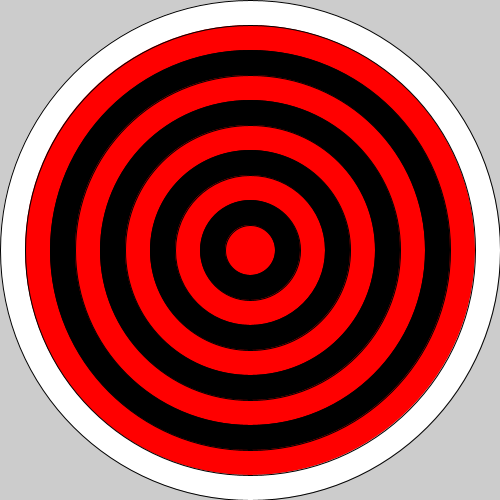
Frame 1 (no input)
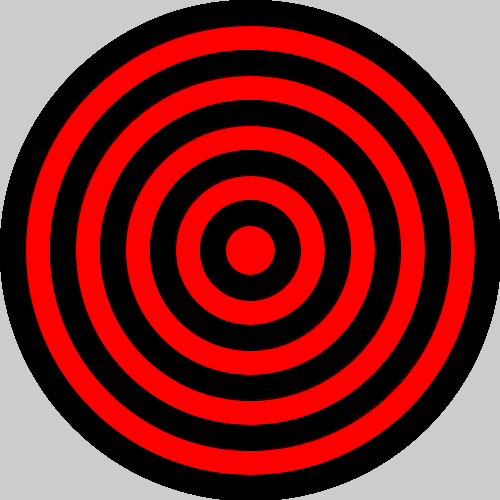
Frame 60 (the mouse pressed at the canvas centre just before this capture)
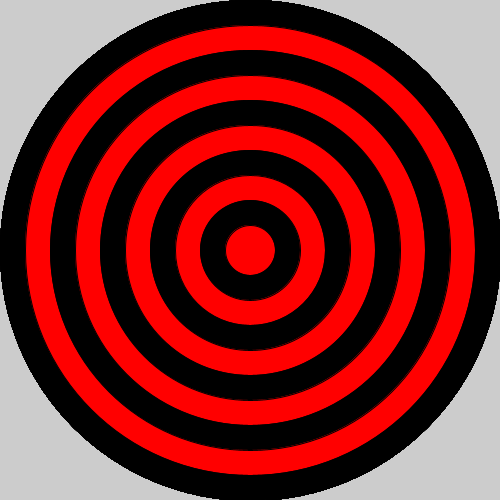
Frame 120 (the mouse held since frame 60 and released just before this capture)

The Processing sketch that drew these frames (run headless with seeded random() and noise(); from frame 60 on, the mouse is pressed at the canvas centre):

// Processing sketch: Bullseye
// ── Bullseye.pde
void setup(){
  size(500,500);
}

void draw(){
  int size = 500;
  for (int i=0; i<10; i++){
    
  ellipse(250,250,size,size);
  
  size -= 50;
  
  if (i % 2 == 0){
  
  fill(#FF0000);
  
  }else{
   fill(#000000);
  }
  }
}
